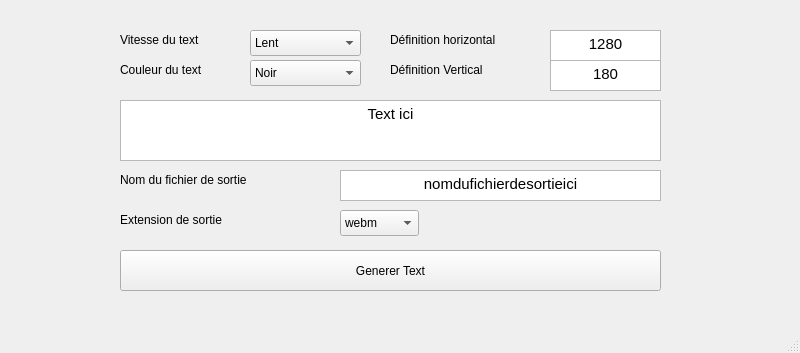
<?xml version="1.0" encoding="UTF-8"?>
<ui version="4.0">
 <class>MainWindow</class>
 <widget class="QMainWindow" name="MainWindow">
  <property name="geometry">
   <rect>
    <x>0</x>
    <y>0</y>
    <width>800</width>
    <height>353</height>
   </rect>
  </property>
  <property name="windowTitle">
   <string>MainWindow</string>
  </property>
  <widget class="QWidget" name="centralwidget">
   <widget class="QPushButton" name="pushButton">
    <property name="geometry">
     <rect>
      <x>120</x>
      <y>250</y>
      <width>541</width>
      <height>41</height>
     </rect>
    </property>
    <property name="text">
     <string>Generer Text</string>
    </property>
   </widget>
   <widget class="QTextEdit" name="textEdit">
    <property name="enabled">
     <bool>true</bool>
    </property>
    <property name="geometry">
     <rect>
      <x>120</x>
      <y>100</y>
      <width>541</width>
      <height>61</height>
     </rect>
    </property>
    <property name="html">
     <string>&lt;!DOCTYPE HTML PUBLIC &quot;-//W3C//DTD HTML 4.0//EN&quot; &quot;http://www.w3.org/TR/REC-html40/strict.dtd&quot;&gt;
&lt;html&gt;&lt;head&gt;&lt;meta name=&quot;qrichtext&quot; content=&quot;1&quot; /&gt;&lt;meta charset=&quot;utf-8&quot; /&gt;&lt;style type=&quot;text/css&quot;&gt;
p, li { white-space: pre-wrap; }
hr { height: 1px; border-width: 0; }
li.unchecked::marker { content: &quot;\2610&quot;; }
li.checked::marker { content: &quot;\2612&quot;; }
&lt;/style&gt;&lt;/head&gt;&lt;body style=&quot; font-family:'Cantarell'; font-size:11pt; font-weight:400; font-style:normal;&quot;&gt;
&lt;p align=&quot;center&quot; style=&quot; margin-top:0px; margin-bottom:0px; margin-left:0px; margin-right:0px; -qt-block-indent:0; text-indent:0px;&quot;&gt;Text ici&lt;/p&gt;&lt;/body&gt;&lt;/html&gt;</string>
    </property>
   </widget>
   <widget class="QComboBox" name="comboBox">
    <property name="geometry">
     <rect>
      <x>250</x>
      <y>30</y>
      <width>111</width>
      <height>26</height>
     </rect>
    </property>
    <item>
     <property name="text">
      <string>Lent</string>
     </property>
    </item>
    <item>
     <property name="text">
      <string>Normal</string>
     </property>
    </item>
    <item>
     <property name="text">
      <string>Rapide</string>
     </property>
    </item>
   </widget>
   <widget class="QLabel" name="label">
    <property name="geometry">
     <rect>
      <x>120</x>
      <y>30</y>
      <width>101</width>
      <height>20</height>
     </rect>
    </property>
    <property name="text">
     <string>Vitesse du text</string>
    </property>
   </widget>
   <widget class="QLabel" name="label_2">
    <property name="geometry">
     <rect>
      <x>120</x>
      <y>60</y>
      <width>161</width>
      <height>20</height>
     </rect>
    </property>
    <property name="text">
     <string>Couleur du text</string>
    </property>
   </widget>
   <widget class="QComboBox" name="comboBox_2">
    <property name="geometry">
     <rect>
      <x>250</x>
      <y>60</y>
      <width>111</width>
      <height>26</height>
     </rect>
    </property>
    <item>
     <property name="text">
      <string>Noir</string>
     </property>
    </item>
    <item>
     <property name="text">
      <string>Rouge</string>
     </property>
    </item>
    <item>
     <property name="text">
      <string>Bleu</string>
     </property>
    </item>
    <item>
     <property name="text">
      <string>Vert</string>
     </property>
    </item>
   </widget>
   <widget class="QLabel" name="label_3">
    <property name="geometry">
     <rect>
      <x>390</x>
      <y>30</y>
      <width>161</width>
      <height>20</height>
     </rect>
    </property>
    <property name="text">
     <string>Définition horizontal</string>
    </property>
   </widget>
   <widget class="QLabel" name="label_4">
    <property name="geometry">
     <rect>
      <x>390</x>
      <y>60</y>
      <width>161</width>
      <height>20</height>
     </rect>
    </property>
    <property name="text">
     <string>Définition Vertical</string>
    </property>
   </widget>
   <widget class="QTextEdit" name="textEdit_2">
    <property name="enabled">
     <bool>true</bool>
    </property>
    <property name="geometry">
     <rect>
      <x>550</x>
      <y>30</y>
      <width>111</width>
      <height>31</height>
     </rect>
    </property>
    <property name="html">
     <string>&lt;!DOCTYPE HTML PUBLIC &quot;-//W3C//DTD HTML 4.0//EN&quot; &quot;http://www.w3.org/TR/REC-html40/strict.dtd&quot;&gt;
&lt;html&gt;&lt;head&gt;&lt;meta name=&quot;qrichtext&quot; content=&quot;1&quot; /&gt;&lt;meta charset=&quot;utf-8&quot; /&gt;&lt;style type=&quot;text/css&quot;&gt;
p, li { white-space: pre-wrap; }
hr { height: 1px; border-width: 0; }
li.unchecked::marker { content: &quot;\2610&quot;; }
li.checked::marker { content: &quot;\2612&quot;; }
&lt;/style&gt;&lt;/head&gt;&lt;body style=&quot; font-family:'Cantarell'; font-size:11pt; font-weight:400; font-style:normal;&quot;&gt;
&lt;p align=&quot;center&quot; style=&quot; margin-top:0px; margin-bottom:0px; margin-left:0px; margin-right:0px; -qt-block-indent:0; text-indent:0px;&quot;&gt;1280&lt;/p&gt;&lt;/body&gt;&lt;/html&gt;</string>
    </property>
   </widget>
   <widget class="QTextEdit" name="textEdit_3">
    <property name="enabled">
     <bool>true</bool>
    </property>
    <property name="geometry">
     <rect>
      <x>550</x>
      <y>60</y>
      <width>111</width>
      <height>31</height>
     </rect>
    </property>
    <property name="html">
     <string>&lt;!DOCTYPE HTML PUBLIC &quot;-//W3C//DTD HTML 4.0//EN&quot; &quot;http://www.w3.org/TR/REC-html40/strict.dtd&quot;&gt;
&lt;html&gt;&lt;head&gt;&lt;meta name=&quot;qrichtext&quot; content=&quot;1&quot; /&gt;&lt;meta charset=&quot;utf-8&quot; /&gt;&lt;style type=&quot;text/css&quot;&gt;
p, li { white-space: pre-wrap; }
hr { height: 1px; border-width: 0; }
li.unchecked::marker { content: &quot;\2610&quot;; }
li.checked::marker { content: &quot;\2612&quot;; }
&lt;/style&gt;&lt;/head&gt;&lt;body style=&quot; font-family:'Cantarell'; font-size:11pt; font-weight:400; font-style:normal;&quot;&gt;
&lt;p align=&quot;center&quot; style=&quot; margin-top:0px; margin-bottom:0px; margin-left:0px; margin-right:0px; -qt-block-indent:0; text-indent:0px;&quot;&gt;180&lt;/p&gt;&lt;/body&gt;&lt;/html&gt;</string>
    </property>
   </widget>
   <widget class="QLabel" name="label_5">
    <property name="geometry">
     <rect>
      <x>120</x>
      <y>210</y>
      <width>161</width>
      <height>20</height>
     </rect>
    </property>
    <property name="text">
     <string>Extension de sortie</string>
    </property>
   </widget>
   <widget class="QLabel" name="label_6">
    <property name="geometry">
     <rect>
      <x>120</x>
      <y>170</y>
      <width>171</width>
      <height>20</height>
     </rect>
    </property>
    <property name="text">
     <string>Nom du fichier de sortie</string>
    </property>
   </widget>
   <widget class="QComboBox" name="comboBox_3">
    <property name="geometry">
     <rect>
      <x>340</x>
      <y>210</y>
      <width>79</width>
      <height>26</height>
     </rect>
    </property>
    <item>
     <property name="text">
      <string>webm</string>
     </property>
    </item>
    <item>
     <property name="text">
      <string>mp4</string>
     </property>
    </item>
   </widget>
   <widget class="QTextEdit" name="textEdit_4">
    <property name="enabled">
     <bool>true</bool>
    </property>
    <property name="geometry">
     <rect>
      <x>340</x>
      <y>170</y>
      <width>321</width>
      <height>31</height>
     </rect>
    </property>
    <property name="html">
     <string>&lt;!DOCTYPE HTML PUBLIC &quot;-//W3C//DTD HTML 4.0//EN&quot; &quot;http://www.w3.org/TR/REC-html40/strict.dtd&quot;&gt;
&lt;html&gt;&lt;head&gt;&lt;meta name=&quot;qrichtext&quot; content=&quot;1&quot; /&gt;&lt;meta charset=&quot;utf-8&quot; /&gt;&lt;style type=&quot;text/css&quot;&gt;
p, li { white-space: pre-wrap; }
hr { height: 1px; border-width: 0; }
li.unchecked::marker { content: &quot;\2610&quot;; }
li.checked::marker { content: &quot;\2612&quot;; }
&lt;/style&gt;&lt;/head&gt;&lt;body style=&quot; font-family:'Cantarell'; font-size:11pt; font-weight:400; font-style:normal;&quot;&gt;
&lt;p align=&quot;center&quot; style=&quot; margin-top:0px; margin-bottom:0px; margin-left:0px; margin-right:0px; -qt-block-indent:0; text-indent:0px;&quot;&gt;nomdufichierdesortieici&lt;/p&gt;&lt;/body&gt;&lt;/html&gt;</string>
    </property>
   </widget>
  </widget>
  <widget class="QMenuBar" name="menubar">
   <property name="geometry">
    <rect>
     <x>0</x>
     <y>0</y>
     <width>800</width>
     <height>23</height>
    </rect>
   </property>
  </widget>
  <widget class="QStatusBar" name="statusbar"/>
 </widget>
 <resources/>
 <connections/>
</ui>
